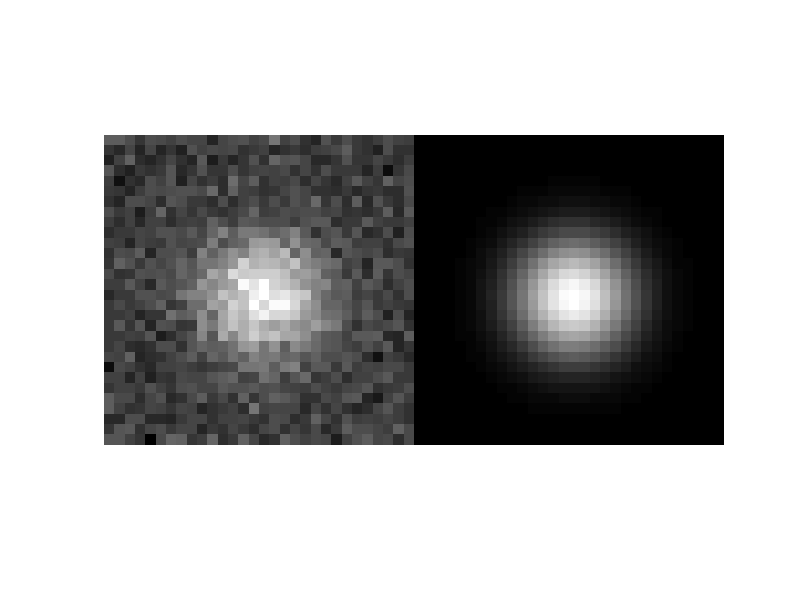

MATLAB code to generate this figure:
% MATLAB implementation test
function functions = mlegaussfit()

    if nargin ==0 
        test();
    end
    
    functions.test = @test;
    functions.fit = @fitgauss;
    
end

function estimate = fitgauss(smpimg, initial, iterations)
    
    width =  size(smpimg,2);
    height =size(smpimg,1);

    if nargin<3
        posx = initial(1);
        posy = initial(2);
    else 
        posx = width/2;
        posy = height/2;
    end
    sigma = initial(3);

    mean_img = mean(smpimg(:));
	I0 = mean_img*0.5*numel(smpimg);
	bg = mean_img*0.5;

	r1oSq2Sigma = 1.0 / (sqrt(2) * sigma);
	r1oSq2PiSigma = 1.0 / (sqrt(2*pi) * sigma);
	r1oSq2PiSigma3 = 1.0 / (sqrt(2*pi) * sigma^2);
    
    [X,Y] = meshgrid(0:width-1,0:height-1);

    for i=1:iterations
        Xexp0 = (X-posx + .5) * r1oSq2Sigma;
        Yexp0 = (Y-posy + .5) * r1oSq2Sigma;

        Xexp1 = (X-posx - .5) * r1oSq2Sigma;
        Yexp1 = (Y-posy - .5) * r1oSq2Sigma;

        DeltaX = 0.5 * erf(Xexp0) - 0.5 * erf(Xexp1);
        DeltaY = 0.5 * erf(Yexp0) - 0.5 * erf(Yexp1);
        mu = bg + I0 .* DeltaX .* DeltaY;

        dmu_dx = I0*r1oSq2PiSigma .* ( exp(-Xexp1.*Xexp1) - exp(-Xexp0.*Xexp0)) .* DeltaY;
        dmu_dy = I0*r1oSq2PiSigma .* ( exp(-Yexp1.*Yexp1) - exp(-Yexp0.*Yexp0)) .* DeltaX;
        dmu_dI0 = DeltaX.*DeltaY;
        dmu_dIbg = 1;

        f = smpimg ./ mu - 1;
        dL_dx = dmu_dx .* f;
        dL_dy = dmu_dy .* f;
        dL_dI0 = dmu_dI0 .* f;
        dL_dIbg = dmu_dIbg .* f;

        d2mu_dx = I0*r1oSq2PiSigma3 * ( (X - posx - .5) .* exp(-Xexp1.*Xexp1) - (X - posx + .5) .* exp(-Xexp0.^2) ) .* DeltaY;
        d2mu_dy = I0*r1oSq2PiSigma3 * ( (Y - posy - .5) .* exp(-Yexp1.*Yexp1) - (Y - posy + .5) .* exp(-Yexp0.^2) ) .* DeltaX;
        dL2_dx = d2mu_dx .* f - dmu_dx.^2 .* smpimg ./ (mu.^2);
        dL2_dy = d2mu_dy .* f - dmu_dy.^2 .* smpimg ./ (mu.^2);
        dL2_dI0 = -dmu_dI0.*dmu_dI0 .* smpimg ./ mu.^2;
        dL2_dIbg = -smpimg ./ mu.^2;
        
		posx = posx - sumel(dL_dx) / sumel(dL2_dx);
		posy = posy - sumel(dL_dy) / sumel(dL2_dy);
		I0 = I0 - sumel(dL_dI0) / sumel(dL2_dI0);
		bg = bg - sumel(dL_dIbg) / sumel(dL2_dIbg);
    end
    
    estimate = [ posx posy sigma I0 bg ];
end

function Ifisher = compute_fisher(imgsize, P)
    width = imgsize(2);
    height = imgsize(1);

    posx = P(1);
    posy = P(2);
	I0 = P(4);
	bg = P(5);
    sigma = P(3);

	r1oSq2Sigma = 1.0 / (sqrt(2) * sigma);
	r1oSq2PiSigma = 1.0 / (sqrt(2*pi) * sigma);
    
    [X,Y] = meshgrid(0:width-1,0:height-1);

    Xexp0 = (X-posx + .5) * r1oSq2Sigma;
    Yexp0 = (Y-posy + .5) * r1oSq2Sigma;

    Xexp1 = (X-posx - .5) * r1oSq2Sigma;
    Yexp1 = (Y-posy - .5) * r1oSq2Sigma;

    DeltaX = 0.5 * erf(Xexp0) - 0.5 * erf(Xexp1);
    DeltaY = 0.5 * erf(Yexp0) - 0.5 * erf(Yexp1);
    mu = bg + I0 .* DeltaX .* DeltaY;

    dmu_dx = I0*r1oSq2PiSigma .* ( exp(-Xexp1.*Xexp1) - exp(-Xexp0.*Xexp0)) .* DeltaY;
    dmu_dy = I0*r1oSq2PiSigma .* ( exp(-Yexp1.*Yexp1) - exp(-Yexp0.*Yexp0)) .* DeltaX;
    dmu_dI0 = DeltaX.*DeltaY;
    
    Ixx = sumel( dmu_dx .^2 ./ mu );
    Iyy = sumel( dmu_dy .^2 ./ mu );
    Ixy = sumel( dmu_dx .* dmu_dy ./ mu );
    Ixi = sumel ( dmu_dx .* dmu_dI0 ./ mu );
    Iyi = sumel ( dmu_dy .* dmu_dI0 ./ mu );
    Ixbg = sumel ( dmu_dx ./ mu );
    Iybg = sumel ( dmu_dy ./ mu );
    Iii = sumel ( dmu_dI0 .^ 2 ./ mu );
    Iibg = sumel ( dmu_dI0 ./ mu );
    Ibgbg = sumel ( 1./mu.^2 );
    
    Ifisher = [ Ixx Ixy Ixi Ixbg ; Ixy Iyy Iyi Iybg ; Ixi Iyi Iii Iibg ; Ixbg Iybg Iyi Ibgbg ];
end



function Ifisher = compute_fisher_numerical(imgsize, P)
    sample = @(par) makesample(imgsize, par);

    mu = sample ( P );
    d=0.001;
    dmu_dx = (sample(P + [ d 0 0 0 0 ]) - sample(P - [ d 0 0 0 0 ]))/(2*d);
    dmu_dy = (sample(P + [ 0 d 0 0 0 ]) - sample(P - [ 0 d 0 0 0 ]))/(2*d);
    dmu_dI0 = (sample(P + [ 0 0 0 d 0 ]) - sample(P - [ 0 0 0 d 0 ]))/(2*d);
    %dmu_dbg = (sample(P + [ 0 0 0 0 d ]) - sample(P - [ 0 0 0 0 d ]))/(2*d);
    
    Ixx = sumel( dmu_dx .^2 ./ mu );
    Iyy = sumel( dmu_dy .^2 ./ mu );
    Ixy = sumel( dmu_dx .* dmu_dy ./ mu );
    Ixi = sumel ( dmu_dx .* dmu_dI0 ./ mu );
    Iyi = sumel ( dmu_dy .* dmu_dI0 ./ mu );
    Ixbg = sumel ( dmu_dx ./ mu );
    Iybg = sumel ( dmu_dy ./ mu );
    Iii = sumel ( dmu_dI0 .^ 2 ./ mu );
    Iibg = sumel ( dmu_dI0 ./ mu );
    Ibgbg = sumel ( 1./mu.^2 );
    
    Ifisher = [ Ixx Ixy Ixi Ixbg ; Ixy Iyy Iyi Iybg ; Ixi Iyi Iii Iibg ; Ixbg Iybg Iyi Ibgbg ];
end



function img = makesample(Size, P)
    [Y,X] = ndgrid (0:Size(1)-1, 0:Size(2)-1);
    
    % Read parameters
    Sx = P(1); Sy = P(2); Sigma = P(3); I0 = P(4); Ibg = P(5);
    
    % Expected values
    edenom = 1 / sqrt(2*Sigma^2);
    DeltaX = 0.5 * erf( (X-Sx + .5) * edenom ) - 0.5 * erf((X-Sx - .5) * edenom);
    DeltaY = 0.5 * erf( (Y-Sy + .5) * edenom ) - 0.5 * erf((Y-Sy - .5) * edenom);
    img = Ibg + I0 * DeltaX .* DeltaY;
end


function imgcv = makesamplecv(Size, P)
    [Y,X] = ndgrid (0:Size(1)-1, 0:Size(2)-1);
    
    % Read parameters
    Sx = P(1); Sy = P(2); Sigma = P(3); I0 = P(4); Ibg = P(5);
    
    % Center value:
    imgcv = Ibg + I0 * exp ( - ((X-Sx).^2+(Y-Sy).^2) / (2*Sigma^2) ) / (2*pi*Sigma^2);
    imgcv = poissrnd(imgcv);
end



function d = normalize(d)
    minv = min(d(:));
    maxv = max(d(:));
    
    d = (d-minv) ./ (maxv-minv);
end

function s = sumel(x)
    s=sum(x(:));
end


function test()
    % Parameters format: X, Y, Sigma, I_0, I_bg

    W = 30; H = 30;
    Pcenter = [ W/2 H/2 4 10000 100 ];  %
 
    % Localize
    N = 20;
    iterations = 10;
    
    Ifisher = zeros(4);
    Ifisher_n = Ifisher;
    err = zeros(N,5);
    
    for k = 1 : N
        P = Pcenter+(rand(1,5)-.5).*[2 2 0 300 5 ];
        Pinitial = P+(rand(1,5)-.5).*[2 2 0 300 5 ];
        
        smp = poissrnd(makesample([H W], P));
        
        Pestimate = fitgauss(smp, Pinitial, iterations);
        Pest_img = normalize(makesample([H W], Pestimate));
        imshow([ normalize(smp) Pest_img]);
        
        err(k,:) = Pestimate-P;
        fprintf('X:%f, Y:%f, I0:%f, Ibg:%f\n',err(k,1),err(k,2),err(k,4),err(k,5));
        
        Ifisher = Ifisher + compute_fisher(size(smp), Pinitial);
        Ifisher_n = Ifisher_n + compute_fisher_numerical(size(smp), Pinitial);
        
    end

    fprintf('Tracking std: x=%f, y=%f, I0=%f\n', std(err(:,1)), std(err(:,2)), std(err(:,4)));
    
    variance = inv(Ifisher ./ N);
    variance_n = inv(Ifisher_n ./ N);

    fprintf('Fisher std: x=%f, y=%f, I0=%f\n', sqrt(variance(1,1)), sqrt(variance(2,2)),sqrt(variance(3,3)));
    fprintf('Numeric Fisher std: x=%f, y=%f, I0=%f\n', sqrt(variance_n(1,1)), sqrt(variance_n(2,2)),sqrt(variance_n(3,3)));
    
end

